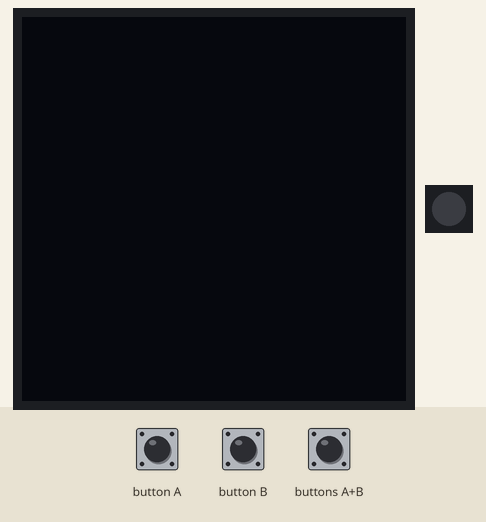
Recording of a program running on a simulated Calliope mini (MakeCode). On the bench: 128×128 one-colour display, 1 RGB LEDs in strip order, left to right. The inputs (shaded band) are chosen by the test bench.

Above: at 1.3 s.
1.4 s: button A pressed for 0.15 s
At 2.5 s:
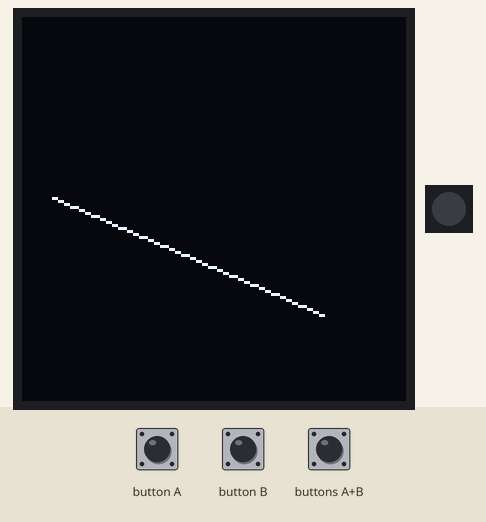
3.2 s: buttons A+B pressed for 0.15 s
At 3.7 s:
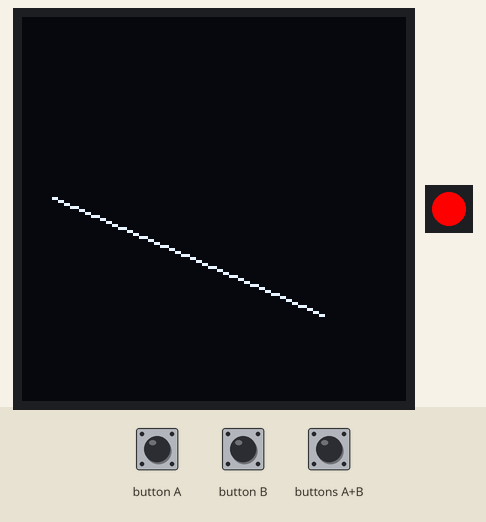
4.8 s: button B pressed for 0.15 s
At 6.2 s:
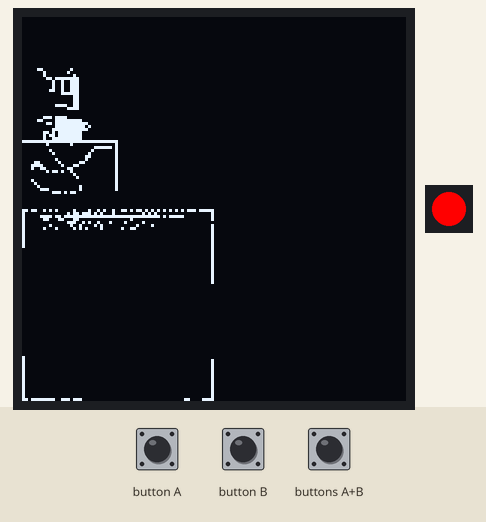
6.6 s: button A pressed for 0.15 s
At 7.5 s:
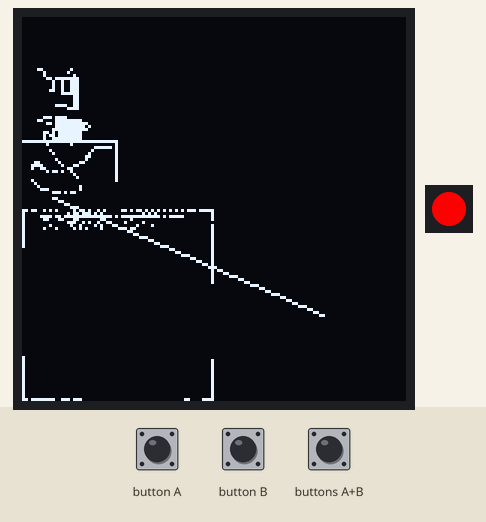
8.4 s: button B pressed for 0.15 s
At 8.73 s:
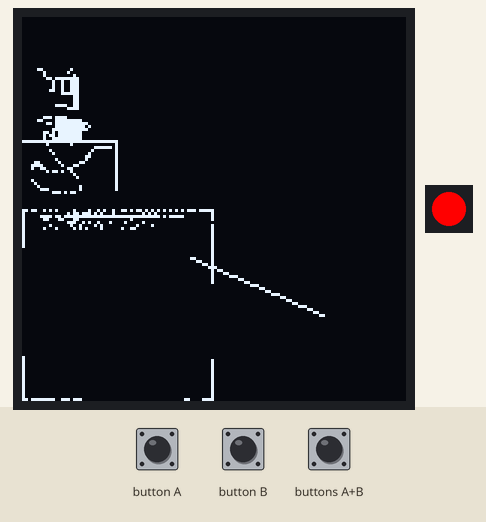
Timing chart, 0 to 11.2 s (numbered marks = the images above; inputs shaded):
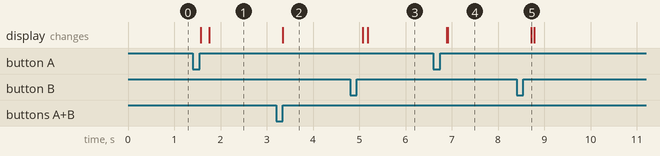

The program:

main.ts
```typescript
input.onButtonEvent(Button.A, input.buttonEventClick(), function () {
    matrix.rasterCircle(64, 64, 32)
    matrix.rasterCircle(64, 64, 34)
    matrix.line(10, 60, 100, 99, true)
    matrix.writeDisplay()
})
input.onButtonEvent(Button.AB, input.buttonEventClick(), function () {
    matrix.comment("1 Pixel an und zurück lesen")
    x = 2
    y = 0
    matrix.setPixel(0, 0, true)
    if (matrix.getPixel(x, y)) {
        basic.setLedColor(0x00ff00)
    } else {
        basic.setLedColor(0xff0000)
    }
})
input.onButtonEvent(Button.B, input.buttonEventClick(), function () {
    matrix.clearMatrix()
    i1 = matrix.matrix16x16(`
        . . . . . . . . . . . . . . . .
        . . . . . . . . . . . . . . . .
        # # . . . . . . . . . # . . . .
        . . # . . . . . . . # . . . . .
        . . # . . . . . . . . . # . . .
        . . . # # . # # # # # # # # . .
        . . . . . # . . # . . # # # . .
        . . . . . # . . # . . # # # . .
        . . . . . # . . # . . # # # . .
        . . . . # # . . # . . # # # . .
        . . . . . . . . # # # # # # . .
        . . . . . . . . . . . . # # . .
        . . . . . . . . . . . . # # . .
        . . . . . . . . . . . . # # . .
        . . . . . . # # # # . . # # . .
        . . . . . . . . . . # # # # . .
        `)
    matrix.writeImageOLED(i1, 5, 15)
    i2 = matrix.matrix32x32(`
        . . . . . . . . . . . . . . . . . . . . . . . . . . . . . . . .
        . . . . . . . # # # . # # # # . . . . . . . . . . . . . . . . .
        . . . . . # # . . . . # # # # # # # # # . . . . . . . . . . . .
        . . . . . . . . # # . # # # # # # # # # # # . . . . . . . . . .
        . . . . . . . . . . . # # # # # # # # # # . # . . . . . . . . .
        . . . . . . . . . . # # # # # # # # # # # # . . . . . . . . . .
        . . . . . . . # # . # . # # # # # # # # . . . . . . . . . . . .
        . . . . . . . # . # # . # # # # # # # # . . . . . . . . . . . .
        . . . . . . . # . . # # # # # # # # # # . . . . . . . . . . . .
        # # # # # # # # # # # # # # # # # # # # # # # # # # # # # # # #
        . . . . . . . . # . . . . . . . # . . . . . . . . . . . . . . #
        . . . . . . . . . . . . . . . . . . . . . . . . # # # # # # . #
        . . . . . . . . . # . . . . . . . . . . . . . # . . . . . . . #
        . . . . . . . . . . # . . . . . . . . . . . # . . . . . . . . #
        . . . . . . . . . . . . . . . . . . . . . # # . . . . . . . . #
        . . . . . . . . . . . # . . . . . . . . . # . . . . . . . . . #
        . . . . # # . . . . . . # . . . . . . # # . . . . . . . . . . #
        . . . # # # # . . . . . . # . . . # # . . . . . . . . . . . . #
        . . . # . . # # . . . . . . . # # . . . . . . . . . . . . . . #
        . . . . . . . . # . # # . # . . # . . . . . . . . . . . . . . #
        . . . . . . . . . . . . . . . . . # . . . . . . . . . . . . . #
        . . . . . . . . . . . . . . . . . . # . . . . . . . . . . . . #
        . . . # . . . . . . . . . . . . . . . . . . . . . . . . . . . #
        . . . . # . . . . . . . . . . . . . . . . . . . . . . . . . . #
        . . . . . # . . . . . . . . . . . . . # . . . . . . . . . . . #
        . . . . . . # # # . . . . . . . . . . # . . . . . . . . . . . #
        . . . . . . . . . . # # # . # . # # . . . . . . . . . . . . . .
        . . . . . . . . . . . . . . . . . . . . . . . . . . . . . . . .
        . . . . . . . . . . . . . . . . . . . . . . . . . . . . . . . .
        . . . . . . . . . . . . . . . . . . . . . . . . . . . . . . . .
        . . . . . . . . . . . . . . . . . . . . . . . . . . . . . . . .
        . . . . . . . . . . . . . . . . . . . . . . . . . . . . . . . .
        `)
    matrix.writeImageOLED(i2, 0, 32)
    i3 = matrix.matrix64x64(`
        # # . # # . . # . # . # . . . . . # . . . . # . . # . # . . # . . # # . # . # # . # . # . # . # . # . # . # . # # # . # # # # #
        # . . . . . . . . . . . . . . # . # # . # # # . # . # . . . # . . . . . . . . . # . # . # . . . . . . . . . . . . . . . . . . #
        # . . . . . # # # # . # # . # # # # # # # # # # # # # # # # # # # # # # # # # # # # # # # # . # . # # # # # . . . . . . . . . #
        # . . . . . . # # . . . # # . . . # # . . . . . . . . . . . . . . . . . # . . . . . . . . . . . . . . . . . . . . . . . . . . #
        # . . . . . . . . . . . . . . # # # . . # . # . . # . . . # . . . . # . . . . . # . . . . . . . . . . . . . . . . . . . . . . .
        # . . . . . . . . # . . . . . . # . . # . . . . # . # . . . . . . . . . . . # . . . . # . . . . . . . . . . . . . . . . . . . #
        # . . . . . . # . . . # . . . . . # . # . # . . . . # . . . . . . # . . # # . . . . . . . . . . . . . . . . . . . . . . . . . #
        # . . . . . . . . . . . . . . . . . . . . . . . . . . . . . . . . . . . . . . . . . . . . . . . . . . . . . . . . . . . . . . #
        # . . . . . . . . . . . . . . . . . . . . . . . . . . . . . . . . . . . . . . . . . . . . . . . . . . . . . . . . . . . . . . #
        # . . . . . . . . . . . . . . . . . . . . . . . . . . . . . . . . . . . . . . . . . . . . . . . . . . . . . . . . . . . . . . #
        # . . . . . . . . . . . . . . . . . . . . . . . . . . . . . . . . . . . . . . . . . . . . . . . . . . . . . . . . . . . . . . #
        # . . . . . . . . . . . . . . . . . . . . . . . . . . . . . . . . . . . . . . . . . . . . . . . . . . . . . . . . . . . . . . #
        # . . . . . . . . . . . . . . . . . . . . . . . . . . . . . . . . . . . . . . . . . . . . . . . . . . . . . . . . . . . . . . #
        . . . . . . . . . . . . . . . . . . . . . . . . . . . . . . . . . . . . . . . . . . . . . . . . . . . . . . . . . . . . . . . #
        . . . . . . . . . . . . . . . . . . . . . . . . . . . . . . . . . . . . . . . . . . . . . . . . . . . . . . . . . . . . . . . #
        . . . . . . . . . . . . . . . . . . . . . . . . . . . . . . . . . . . . . . . . . . . . . . . . . . . . . . . . . . . . . . . #
        . . . . . . . . . . . . . . . . . . . . . . . . . . . . . . . . . . . . . . . . . . . . . . . . . . . . . . . . . . . . . . . #
        . . . . . . . . . . . . . . . . . . . . . . . . . . . . . . . . . . . . . . . . . . . . . . . . . . . . . . . . . . . . . . . #
        . . . . . . . . . . . . . . . . . . . . . . . . . . . . . . . . . . . . . . . . . . . . . . . . . . . . . . . . . . . . . . . #
        . . . . . . . . . . . . . . . . . . . . . . . . . . . . . . . . . . . . . . . . . . . . . . . . . . . . . . . . . . . . . . . #
        . . . . . . . . . . . . . . . . . . . . . . . . . . . . . . . . . . . . . . . . . . . . . . . . . . . . . . . . . . . . . . . #
        . . . . . . . . . . . . . . . . . . . . . . . . . . . . . . . . . . . . . . . . . . . . . . . . . . . . . . . . . . . . . . . #
        . . . . . . . . . . . . . . . . . . . . . . . . . . . . . . . . . . . . . . . . . . . . . . . . . . . . . . . . . . . . . . . #
        . . . . . . . . . . . . . . . . . . . . . . . . . . . . . . . . . . . . . . . . . . . . . . . . . . . . . . . . . . . . . . . #
        . . . . . . . . . . . . . . . . . . . . . . . . . . . . . . . . . . . . . . . . . . . . . . . . . . . . . . . . . . . . . . . #
        . . . . . . . . . . . . . . . . . . . . . . . . . . . . . . . . . . . . . . . . . . . . . . . . . . . . . . . . . . . . . . . .
        . . . . . . . . . . . . . . . . . . . . . . . . . . . . . . . . . . . . . . . . . . . . . . . . . . . . . . . . . . . . . . . .
        . . . . . . . . . . . . . . . . . . . . . . . . . . . . . . . . . . . . . . . . . . . . . . . . . . . . . . . . . . . . . . . .
        . . . . . . . . . . . . . . . . . . . . . . . . . . . . . . . . . . . . . . . . . . . . . . . . . . . . . . . . . . . . . . . .
        . . . . . . . . . . . . . . . . . . . . . . . . . . . . . . . . . . . . . . . . . . . . . . . . . . . . . . . . . . . . . . . .
        . . . . . . . . . . . . . . . . . . . . . . . . . . . . . . . . . . . . . . . . . . . . . . . . . . . . . . . . . . . . . . . .
        . . . . . . . . . . . . . . . . . . . . . . . . . . . . . . . . . . . . . . . . . . . . . . . . . . . . . . . . . . . . . . . .
        . . . . . . . . . . . . . . . . . . . . . . . . . . . . . . . . . . . . . . . . . . . . . . . . . . . . . . . . . . . . . . . .
        . . . . . . . . . . . . . . . . . . . . . . . . . . . . . . . . . . . . . . . . . . . . . . . . . . . . . . . . . . . . . . . .
        . . . . . . . . . . . . . . . . . . . . . . . . . . . . . . . . . . . . . . . . . . . . . . . . . . . . . . . . . . . . . . . .
        . . . . . . . . . . . . . . . . . . . . . . . . . . . . . . . . . . . . . . . . . . . . . . . . . . . . . . . . . . . . . . . .
        . . . . . . . . . . . . . . . . . . . . . . . . . . . . . . . . . . . . . . . . . . . . . . . . . . . . . . . . . . . . . . . .
        . . . . . . . . . . . . . . . . . . . . . . . . . . . . . . . . . . . . . . . . . . . . . . . . . . . . . . . . . . . . . . . .
        . . . . . . . . . . . . . . . . . . . . . . . . . . . . . . . . . . . . . . . . . . . . . . . . . . . . . . . . . . . . . . . .
        . . . . . . . . . . . . . . . . . . . . . . . . . . . . . . . . . . . . . . . . . . . . . . . . . . . . . . . . . . . . . . . .
        . . . . . . . . . . . . . . . . . . . . . . . . . . . . . . . . . . . . . . . . . . . . . . . . . . . . . . . . . . . . . . . .
        . . . . . . . . . . . . . . . . . . . . . . . . . . . . . . . . . . . . . . . . . . . . . . . . . . . . . . . . . . . . . . . .
        . . . . . . . . . . . . . . . . . . . . . . . . . . . . . . . . . . . . . . . . . . . . . . . . . . . . . . . . . . . . . . . .
        . . . . . . . . . . . . . . . . . . . . . . . . . . . . . . . . . . . . . . . . . . . . . . . . . . . . . . . . . . . . . . . .
        . . . . . . . . . . . . . . . . . . . . . . . . . . . . . . . . . . . . . . . . . . . . . . . . . . . . . . . . . . . . . . . .
        . . . . . . . . . . . . . . . . . . . . . . . . . . . . . . . . . . . . . . . . . . . . . . . . . . . . . . . . . . . . . . . .
        . . . . . . . . . . . . . . . . . . . . . . . . . . . . . . . . . . . . . . . . . . . . . . . . . . . . . . . . . . . . . . . .
        . . . . . . . . . . . . . . . . . . . . . . . . . . . . . . . . . . . . . . . . . . . . . . . . . . . . . . . . . . . . . . . .
        . . . . . . . . . . . . . . . . . . . . . . . . . . . . . . . . . . . . . . . . . . . . . . . . . . . . . . . . . . . . . . . .
        # . . . . . . . . . . . . . . . . . . . . . . . . . . . . . . . . . . . . . . . . . . . . . . . . . . . . . . . . . . . . . . .
        # . . . . . . . . . . . . . . . . . . . . . . . . . . . . . . . . . . . . . . . . . . . . . . . . . . . . . . . . . . . . . . #
        # . . . . . . . . . . . . . . . . . . . . . . . . . . . . . . . . . . . . . . . . . . . . . . . . . . . . . . . . . . . . . . #
        # . . . . . . . . . . . . . . . . . . . . . . . . . . . . . . . . . . . . . . . . . . . . . . . . . . . . . . . . . . . . . . #
        # . . . . . . . . . . . . . . . . . . . . . . . . . . . . . . . . . . . . . . . . . . . . . . . . . . . . . . . . . . . . . . #
        # . . . . . . . . . . . . . . . . . . . . . . . . . . . . . . . . . . . . . . . . . . . . . . . . . . . . . . . . . . . . . . #
        # . . . . . . . . . . . . . . . . . . . . . . . . . . . . . . . . . . . . . . . . . . . . . . . . . . . . . . . . . . . . . . #
        # . . . . . . . . . . . . . . . . . . . . . . . . . . . . . . . . . . . . . . . . . . . . . . . . . . . . . . . . . . . . . . #
        # . . . . . . . . . . . . . . . . . . . . . . . . . . . . . . . . . . . . . . . . . . . . . . . . . . . . . . . . . . . . . . #
        # . . . . . . . . . . . . . . . . . . . . . . . . . . . . . . . . . . . . . . . . . . . . . . . . . . . . . . . . . . . . . . #
        # . . . . . . . . . . . . . . . . . . . . . . . . . . . . . . . . . . . . . . . . . . . . . . . . . . . . . . . . . . . . . . #
        # . . . . . . . . . . . . . . . . . . . . . . . . . . . . . . . . . . . . . . . . . . . . . . . . . . . . . . . . . . . . . . #
        # . . . . . . . . . . . . . . . . . . . . . . . . . . . . . . . . . . . . . . . . . . . . . . . . . . . . . . . . . . . . . . #
        # . . . . . . . . . . . . . . . . . . . . . . . . . . . . . . . . . . . . . . . . . . . . . . . . . . . . . . . . . . . . . . #
        # # . # # # # # # # # . . # # # . # # # . . . . . . . . . . . . . . . . . . . . . . . . . . . . . . . . . . # # . . . . # # # #
        `)
    matrix.writeImageOLED(i3, 0, 64)
    matrix.writeDisplay()
})
input.onButtonEvent(Button.A, input.buttonEventValue(ButtonEvent.Hold), function () {
    matrix.comment("zeichnet Linie im Buffer")
    for (let Index = 0; Index <= 127; Index++) {
        matrix.setPixel(Index, 0, false)
    }
    matrix.comment("schreibt 1 mal am Ende auf Display")
    matrix.writeDisplay()
})
input.onButtonEvent(Button.B, input.buttonEventValue(ButtonEvent.Hold), function () {
    matrix.comment("löscht Linie im Buffer")
    for (let Index2 = 0; Index2 <= 127; Index2++) {
        matrix.setPixel(Index2, Index2, false)
        matrix.comment("schreibt nach jedem Pixel das ganze Display")
        matrix.writeDisplay()
    }
})
function Konfiguration () {
    matrix.comment("Calliope V2 (-62)")
    matrix.comment("elssner/matrix")
    matrix.comment("Code Datei: matrix.ts")
    matrix.comment("Grove - OLED Display 1.12 (SH1107) V3.0 - SPI/IIC -3.3V/5V")
}
let i3: Image = null
let i2: Image = null
let i1: Image = null
let y = 0
let x = 0
matrix.init(matrix.ePages.y128, false)
matrix.clearMatrix()
```

image.ts
```typescript
// Gib deinen Code hier ein
namespace matrix {


    // ========== group="Image in Buffer zeichnen" subcategory=Bilder

    //% group="Image in Buffer zeichnen" subcategory=Bilder
    //% block="zeichne Bild %im x %xpos y %ypos || 0-Pixel löschen %del"
    //% x.min=0 x.max=119 y.min=0 y.max=55
    //% del.shadow="toggleYesNo"
    //% inlineInputMode=inline
    export function writeImageOLED(im: Image, x: number, y: number, del = false) {
        for (let iy = 0; iy <= im.height() - 1; iy++) {
            for (let ix = 0; ix <= im.width() - 1; ix++) {
                if (del) // Pixel im Buffer an und aus schalten
                    setPixel(ix + x, iy + y, im.pixel(ix, iy))
                else if ((im.pixel(ix, iy))) // Pixel nur an schalten (false lässt vorhandene Pixel unverändert)
                    setPixel(ix + x, iy + y, true)
            }
        }
    }


    // ========== subcategory=Bilder ==========


    //% group="Image Objekte" subcategory=Bilder
    //% block="Bild 8x8" weight=8
    //% imageLiteral=1 imageLiteralColumns=8 imageLiteralRows=8
    //% shim=images::createImage
    export function matrix8x8(i: string): Image {
        const im = <Image><any>i;
        return im
    }

    //% group="Image Objekte" subcategory=Bilder
    //% block="Bild 16x16" weight=7
    //% imageLiteral=1 imageLiteralColumns=16 imageLiteralRows=16
    //% shim=images::createImage
    export function matrix16x16(i: string): Image {
        const im = <Image><any>i;
        return im
    }

    //% group="Image Objekte" subcategory=Bilder
    //% block="Bild 32x32" weight=6
    //% imageLiteral=1 imageLiteralColumns=32 imageLiteralRows=32
    //% shim=images::createImage
    export function matrix32x32(i: string): Image {
        const im = <Image><any>i;
        return im
    }

    //% group="Image Objekte" subcategory=Bilder
    //% block="Bild 64x64" weight=5
    //% imageLiteral=1 imageLiteralColumns=64 imageLiteralRows=64
    //% shim=images::createImage
    export function matrix64x64(i: string): Image {
        const im = <Image><any>i;
        return im
    }


}
```

test.ts
```typescript
// Hier kann man Tests durchführen; diese Datei wird nicht kompiliert, wenn dieses Paket als Erweiterung verwendet wird.
```

Source omitted: matix.ts (8659 bytes)

Measured:
- after the input at 4.8 s, the display: first changes after 0.27 s (image 3 shows a later state)
- after the input at 6.6 s, the display: first changes after 0.29 s (image 4 shows a later state)
- after the input at 8.4 s, the display: changes after 0.32 s (image 5)
